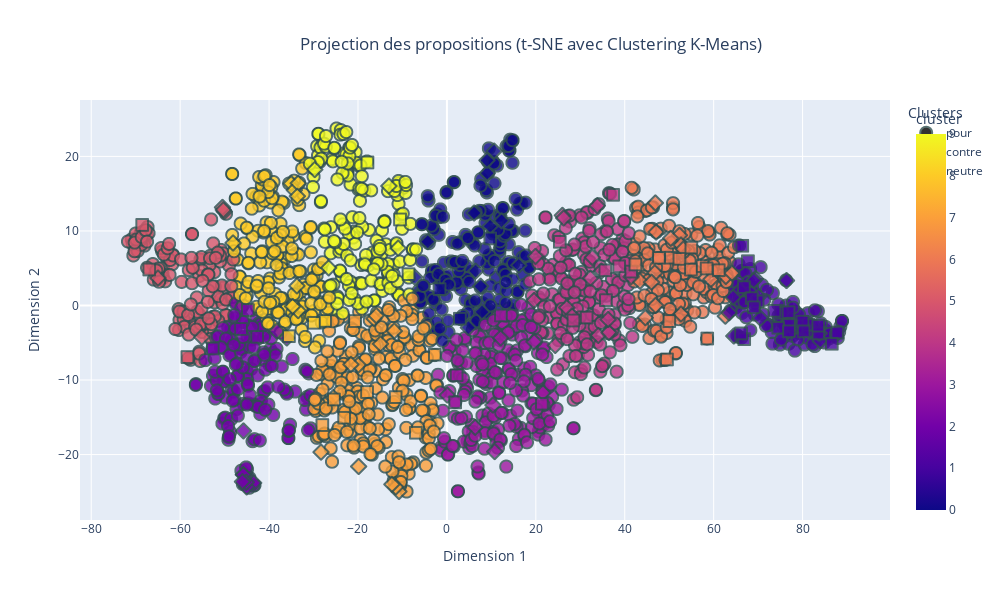

Notebook code cell kept with this figure:
### Code cell
import plotly.express as px
from sklearn.manifold import TSNE
from sklearn.preprocessing import StandardScaler
from sklearn.cluster import KMeans
import pandas as pd
import matplotlib.pyplot as plt  # Pour obtenir la palette 'tab10'

# Normalisation des vecteurs
scaler = StandardScaler()
vectors_normalized = scaler.fit_transform(proposition_vectors)

# Réduction des vecteurs à 2 dimensions avec t-SNE
tsne = TSNE(n_components=2, random_state=42, perplexity=30, n_iter=1000)
word_vectors_2d = tsne.fit_transform(vectors_normalized)

# Appliquer le clustering K-Means
n_clusters = 10
kmeans = KMeans(n_clusters=n_clusters, random_state=42)
cluster = kmeans.fit_predict(word_vectors_2d)
data['cluster'] = cluster

# Préparer les données pour le graphique
df1 = pd.DataFrame(word_vectors_2d, columns=['Dim1', 'Dim2'])
df1['propositions'] = data['Proposition']
df1['cluster'] = cluster
df1['vote'] = data['Catégorie']
df1['proposition_vectors'] = data['mean_vector']

# Récupérer les couleurs de la palette 'tab10'
tab10_colors = [plt.cm.tab10(i) for i in range(n_clusters)]
tab10_colors_hex = [f'rgb({int(r*255)}, {int(g*255)}, {int(b*255)})' for r, g, b, _ in tab10_colors]

# Créer le graphique interactif avec Plotly
fig = px.scatter(
    df1,
    x='Dim1',
    y='Dim2',
    symbol='vote',  # Utiliser la colonne 'vote' pour les symboles
    color='cluster',  # Utiliser les clusters pour la coloration
    hover_name='propositions',  # Afficher les propositions lors du survol
    title="Projection des propositions (t-SNE avec Clustering K-Means)",
    labels={'Dim1': 'Dimension 1', 'Dim2': 'Dimension 2', 'vote': 'Avis des citoyens'},
    color_discrete_sequence=tab10_colors_hex,  # Utiliser la palette tab10 comme séquence discrète
    category_orders={"cluster": [str(i) for i in range(n_clusters)]},
    width=1000,
    height=600
)

# Personnaliser les points (taille et apparence)
fig.update_traces(marker=dict(size=12, opacity=0.8, line=dict(width=2, color='DarkSlateGrey')))

# Ajouter un titre pour la légende des clusters
fig.update_layout(
    legend_title="Clusters",
    title_x=0.3  # Centrer le titre
)

# Afficher le graphique
fig.show()


#df1.to_csv("D:/Gbaki 2A/Projet statistique/propositions_clusters.csv", index=False)

### Figure 1 — Plotly figure (JSON) as saved in the notebook; plotly's stock layout.template omitted (floating-point values rounded to 4 significant figures; data arrays with more than 128 entries replaced by an {"elided": "..."} marker saying what was removed)
{"data": [{"hovertemplate": "<b>%{hovertext}</b><br><br>Avis des citoyens=pour<br>Dimension 1=%{x}<br>Dimension 2=%{y}<br>cluster=%{marker.color}<extra></extra>", "hovertext": {"elided": "1736 str values"}, "legendgroup": "pour", "marker": {"color": {"elided": "1736 int values"}, "coloraxis": "coloraxis", "line": {"color": "DarkSlateGrey", "width": 2}, "opacity": 0.8, "size": 12, "symbol": "circle"}, "mode": "markers", "name": "pour", "showlegend": true, "type": "scattergl", "x": {"elided": "1736 float values"}, "xaxis": "x", "y": {"elided": "1736 float values"}, "yaxis": "y"}, {"hovertemplate": "<b>%{hovertext}</b><br><br>Avis des citoyens=contre<br>Dimension 1=%{x}<br>Dimension 2=%{y}<br>cluster=%{marker.color}<extra></extra>", "hovertext": ["Il faut raccourcir les vacances scolaires pour introduire des activités culturelles et sportives", "Il faut un remboursement total ou partielle des licences de sport par la sécurité social ", "Il faut transformer 3h de travail (sur les 35h) en 3h de sport obligatoire au travail", "Il faut interdire les JO qui sont profondément discriminants : les billets et logements sont hors de prix pour la majorité des gens", "Il faut être obligé d'adhérer à une association pendant les études (sportive, artistique...) et s'inspirer des usa", "Il faut faciliter l'accès au clubs et associations en remboursant par la sécurité sociale et les mutuelles les abonnements ou licences", "Il faut instaurer des heures de sport obligatoires dans les entreprises.", "Il faut une prise en charge par la sécurité sociale des adhésions dans les clubs et associations sportives avec un contrôle de présence", "Il faut que cela soit rembourser au moins en partie, par le sécurité sociale, ou une aide conséquente par l'employeur", "Il faut le rendre obligatoire à l'école, après la classe : 1 heure par jour a minima. Et idem pour les adultes après le travail ", "Il faudrait que les smartphones se bloquent après une heure d'utilisation et se débloquent après 10 minutes d'activité.", "Il faut annuler les JO et utiliser l'argent pour des équipements de proximité et des encadrants payés correctement", "Il faut des clubs gratuits. ", "Il faut interdire les jeux olympiques : c’est polluants et réservés à une élite bourgeoise. ", "Il faut faciliter l'accès aux clubs ou associations sportives en remboursant par la sécurité sociale et les mutuelles les abonnements", "Il faut imposer sur les 35 heures qu’il y ait une heure de sport financé par les employeurs sur le temps de travail.", "Il faut que les entreprises, associations, sociétés, etc. rendent obligatoire une activité sportive 30 minutes par jour", "Il faut s’inspirer du système militaire avec la mise en place de la pratique sportive sur le temps de travail.", "Il faut rembourser par la CPAM les inscriptions à des clubs de sport. Des personnes sportives sont des personnes en meilleur santé", "Il faut une participation financière pour ceux qui font leurs trajets quotidiens a vélo (sauf VAE car ils bénéficient déjà d'aide a l'achat)", "Il faut récompenser financièrement les Français qui font 10 000 pas/jour système points, tickets ciné resto etc ou à partir d'un nbre de pas", "Il faut rendre le sport obligatoire. 2H/semaine payées par l'Etat via carte numérique activable à partir de 30 min sport.", "Il faut rendre les activités physiques remboursées par la sécurité sociale.", "Il faut mettre en place un échauffement matinal physique tous les matins pour toutes la population", "Il faut démocratiser la pratique sportive sur les lieux de travail des gens en instaurant une pause de 2h entre midi et deux.", "Il faut des écrans publicitaires ou l’on peut voir défiler diverses pratiques sportives, leurs bienfaits, sous fond musical, dans la rue. ", "Il faut initier la mise en forme collective dans les entreprises, le matin avant de prendre son poste et le soir avant de partir", "Il faut 1 abonnement gratuit/an à un club de sport ou d'activité physique de son choix.", "Il faut passer à des semaines de 32h et à des week-ends de 3 jours", "Il faut empêcher les gens de travailler dimanche et ouvrir les installations sportives pour la pratique du sport", "Il faut pouvoir payer son ticket de bus en faisant 20 squats, comme à Cluj (Roumanie) ? Bus gratuit pour les personnes handicapées/âgées.", "Il faut pour les emplois non physiques une heure de sport le matin avant la prise de poste.", "Il faut que les massages (chinois, thaï) puissent être pris en charge au même titre que l'ostéopathie. Bénéfique pour la récupération/stress", "Il faut construire dans tous les quartiers urbains et villages des piscines publiques naturelles, dans des serres végétales, à eau recyclée", "Il faut développer des \"cours de sport en plein air nocturnes\" avec des équipements lumineux.", "Il faut à partir de 40 ans une participation de la sécurité sociale pour une pratique sportive dans un club", "Il faut élargir massivement les possibilités de nager en site naturel toute l’année et en accès libre (lacs, canaux, etc.).", "Il faut allier salle de sports et jeux vidéos, rendre cela ludique !", "Il faut initier les français aux jeux sportifs en réalité virtuelle et équiper les établissements de type EPHAD.", "Il faut rémunérer les sportifs qui participent à des événements de promotion du sport dans les communes ou les régions", "Il faut renforcer les incitations aux pratiques sportives pour la santé par un crédit d'impôts plafonné pour l'emploi d'un coach", "Il faut que les collectivités financent des coachs qui aident les familles volontaires à améliorer leur comportement (activité, repas…).", "Il faut retirer les parkings de dépose des enfants proches écoles-collèges, pour redonner l'autonomie des déplacements à pieds ou vélo.", "Il faut stopper les jeux olympiques, c'est une hérésie !", "Il faut que ce soit obligatoire pour les enfant de 5 à 12 ans d'être inscrit dans une association afin de pratiquer une activité physique", "Il faut sacraliser le sport au collège et lycée, avec un coef fort et noter la performance autant que la démonstration d'esprit d'équipe.", "Il faut moins de restriction vestimentaire pour les pratiques en compétition tant que cela nuit pas à la discipline elle même ex : voile", "Il faut une application qui permettrait de gagner du temps d’écran en échange d’activité physique que les parents programmeraient. ", "Il faut créer des créneaux horaires réservés aux activités sportives dans les parcs.", "Il faut que le coup de l'activité sportive puisse être prise en charge/remboursée par l'employeur, la sécurité sociale", "Il faut arrêter de confondre sport et activité physique, l'un est une absurdité délétère, l'autre est indispensable.", "Il faut obliger chaque club à avoir une équipe handisport pour chaque activité", "Il faut supprimer/diminuer les remboursements des médicaments des personnes qui pourraient se soigner grâce à l'activité physique.", "Il faut valoriser les notes des élèves sportifs (extra-scolaire) afin de motiver les autres à la pratique régulière d’un sport en fédération", "Il faut proposer aux magasins de sport des rayons pour des articles de pratique sportive, promotion permanente annuelle", "Il faut la rendre obligatoire afin de beneficier de soins médicaux", "Il faut des collaborations avec des influenceurs pour promouvoir un mode de vie actif.", "Il faut créer des défis sportifs basés sur les réseaux sociaux pour encourager la participation en ligne et hors ligne.", "Il faut rendre les inscriptions gratuites dans les clubs de sport en compensant cette gratuité par des subventions publiques", "Il faut que les éducateurs sportifs soient remboursés par la sécurité sociale.", "Il faut proposer un prix littéraire pour récompenser les livres pour apprendre un sport ou pour avoir une activité physique.", "Il faut inciter fiscalement à prendre un coach sportif personnel", "Il faut permettre aux employeurs de payer mieux ceux qui sont actifs en sport que les sédentaires.Des employés en forme sont plus avantageux", "Il faut donner une place aux transidentités au sein du sport et intégrer ce sujet dans l’ensemble des réflexions liées au sport", "Il faut payer une nounou aux familles monoparentales pour libérer du temps au parent pour pratiquer une activité sportive, 1fois par semaine", "Il faut interdire tous les véhicules à moteur et supprimer des places de parking dans les centres villes pour inciter les citoyens à marcher", "Il faut faire des zones défis au travail: chaise contre le mur, panier basket...", "Il faut taxer lourdement les loisirs statiques (jeux vidéo, streaming etc) pour inciter à choisir des loisirs sportifs, et financer ceux ci.", "Il faut inscrire la pratique d’une activité physique quotidienne dans la Constitution", "Il faut mettre en place des programmes de réalité virtuelle pour découvrir de nouveaux sports.", "Il faut faire dans les rues et les parcs des sortes de chasses aux trésors et collecter ainsi des bons de reductions, places de concerts...", "Il faut interdire les jeux olympiques, surtout en France.", "Il faut créer des bornes de pointage dans les villes pour la marche à pied mesurant les distances et encourageant les progrès", "Il faut rendre gratuits les places aux JO pour les licenciés", "Il faut imposer à l’entreprise du sport dans le temps de travail ! Il faut accepter de déjeuner en travaillant pour libérer la pause !", "Il faut donner une prime CPAM en proportion du nombre d’heures de sport mensuelles. Grâce à une appli gérée par le ministère de la Santé", "Il faut lever l’interdiction du port du voile dans les fédérations françaises", "Il faut en faire un campagne national : faire des affiches géantes avec des personnes saines physiquement", "Il faut supprimer du vocabulaire le mot sport qui correspond à un abrutissement et le remplacer par activité physique.", "Il faut que les dirigeants montrent l'exemple : médiatiser les activités sportives des politiques, journalistes et autres personnalités", "Il faut pénaliser les déplacements courts en voiture.", "Il faut encourager l'installation d'une innovation : la première machine à café qui fait tapis de course", "Il faut proposer un apéro sportif après un footing entre proches et voisins", "Il faut réduire le volume des retransmissions des sports dans les medias (tv, radio, internet) pour ne pas figer les auditeurs chez eux", "Il faut mettre en place des jeux vidéo interactifs qui récompensent les activités physiques réelles.", "Il faut que les flashmobs se généralisent et deviennent les nouvelles façons de prendre l'apéritif après le travail.", "Il faut interdire l’arrêt et le stationnement à moins d’un kilomètre des établissements scolaires.", "Il faut du temps et par conséquent favoriser un 100% télétravail", "Il faut changer les équipes de haut niveau et les membres des fédérations dès lors qu’il n’y a eu aucune qualification olympique", "Il faut vérifier le passif judiciaire des jeunes qui accèdent à sport études notamment pour le football.", "Il faut supprimer les cotisations obligatoires des fédérations sportives.", "Il faut favoriser les réunions non formelles au sein de l'entreprise en invitant les conjoints pour des thés ou dîners dansants.", "Il faut interdire les sports non écologiques comme le ski et la formule 1", "Il faut que tout le monde prennent des trotinettes ou des vélos électriques c'est bon pour la planète.", "Il faut offrir 1 ou 2 jours de CP, payés par l’Etat, à qui le souhaite, pendant les JO, pour regarder les épreuves et susciter des vocations", "Il faut interdire toutes les demandes de certificats médicaux que ce soit pour les clubs, les professionnels et les compétitions.", "Il faut augmenter les cotisations sociales de ceux qui ne s'inscrive dans aucun sport. ", "Il faut augmenter le prix des carburants pour inciter à aller à pied (au moins partiellement). Pas à vélo! A pied!", "Il faut augmenter les cotisations sociales des non-sportifs. Ils coutent plus cher à la sécu, c'est à eux de payer.", "Il faut adopter un chien ça fera à minima 45 minutes de marche 3 fois par jour", "Il faut pouvoir exclure tout membre d’une fédération qui n’est pas au résultat et éviter qu’il reprenne sa place", "Il faut réduire le nombre d'arrêt de bus en ville pour obliger la marche, un pour 500m semble juste.", "Il faut inciter les Français à s'équiper de montres connectées pour les stimuler à bouger et atteindre des (petits) objectifs quotidiens.", "Il faut encourager les garçons à s'inscrire dans un club de football ou de rugby."], "legendgroup": "contre", "marker": {"color": [1, 6, 1, 6, 1, 2, 8, 2, 7, 8, 0, 0, 2, 5, 2, 8, 7, 0, 3, 0, 1, 4, 2, 7, 0, 4, 7, 2, 4, 8, 3, 8, 1, 0, 5, 7, 6, 6, 6, 4, 6, 3, 4, 5, 2, 6, 0, 9, 3, 2, 8, 6, 6, 7, 0, 1, 8, 4, 7, 2, 3, 7, 7, 7, 9, 6, 6, 0, 8, 4, 4, 5, 9, 3, 0, 1, 6, 9, 1, 6, 0, 1, 6, 1, 1, 4, 1, 6, 4, 1, 4, 4, 1, 0, 4, 4, 7, 5, 3, 7, 6, 4, 0, 1], "coloraxis": "coloraxis", "line": {"color": "DarkSlateGrey", "width": 2}, "opacity": 0.8, "size": 12, "symbol": "diamond"}, "mode": "markers", "name": "contre", "showlegend": true, "type": "scattergl", "x": [70.53, 62.63, 76.38, 46.76, 75.43, -45.76, -35.02, -43.47, -10.79, -34.32, -7.201, -4.307, -45.76, -50.07, -45.78, -33.44, -16.38, 9.743, 10.74, 9.067, 65.87, 25.98, -45.05, -25.55, 6.119, 34.05, -11.83, -36.01, 26.26, -48.1, 6.362, -33.64, 63.48, 16.16, -55.12, -11.51, 52.31, 46.95, 62.75, 19.6, 43.43, 12.08, 33.82, -50.48, -38.24, 64.12, 7.898, -10.97, 10.35, -45.13, -33.45, 44.64, 52.65, -19.92, 6.457, 69.38, -33.73, 34.76, -28.31, -45.98, 21.61, -19.86, -14.92, -21.59, -29.73, 52.65, 47.05, 4.829, -34.71, 36.45, 36.26, -50.29, -13.05, 0.07875, 12.29, 69.02, 50.32, -26.59, 83.95, 46.02, 10.63, 82.61, 59.37, 79.42, 64.53, 32.28, 83.77, 46.89, 26.96, 70.13, 24.37, 32.71, 81.54, 9.021, 41.44, 28.15, -12.37, -64.99, 19.6, -15.9, 53.16, 19.93, 7.588, 64.38], "xaxis": "x", "y": [-1.702, -1.433, 3.344, 4.374, -0.9156, -22.69, 16.36, -23.8, -24.95, 15.47, 3.791, 8.561, -16.83, 12.6, -22.7, 16.4, -1.771, 10.63, -19.6, 17.74, 2.014, 12.09, -24.34, -12.35, 12.41, -4.018, -3.422, -4.357, 11.74, 8.388, -16.35, 14.66, -0.9837, 5.392, -4.237, -24.35, 9.419, 0.006904, 3.897, 0.6703, 3.256, -4.359, 13.39, 13.16, -3.433, 4.343, -0.8543, 7.697, -13.36, -23.72, -0.6928, -1.639, -1.143, -7.987, 4.62, 3.589, 2.63, 4.625, -19.67, -23.63, -11.72, -21.59, -5.145, -7.903, 18.23, 8.109, 9.856, -2.959, -0.1259, -3.622, -1.878, 12.82, 16.03, -12.02, 11.37, 3.333, 9.006, 5.041, -4.74, 3.121, 20.71, -3.486, 3.495, -2.772, -4.096, 3.671, -3.722, 13.76, -0.2858, 1.195, -5.356, 6.452, -3.442, 19.47, 3.861, -1.407, -23.99, 3.681, -4.877, -1.354, 7.556, 6.59, 2.583, 1.111], "yaxis": "y"}, {"hovertemplate": "<b>%{hovertext}</b><br><br>Avis des citoyens=neutre<br>Dimension 1=%{x}<br>Dimension 2=%{y}<br>cluster=%{marker.color}<extra></extra>", "hovertext": ["Il faut créer des challenges sportifs tous les mois et une compétition entre participants ce qui motivera encore plus.", "Il faut proposer des \"flash mobs sportifs\" dans les lieux publics pour encourager la spontanéité.", "Il faut interdire aux mairies de fermer un gymnase aux heures de nuit uniquement pour économiser de l’électricité !", "Il faut que les profs de sport officient dans les clubs ! Le sport scolaire se concentre sur les enfants ne faisant pas (encore) de sport.", "Il faut développer des activités physiques douces : yoga de chaise, et aide financière pour vélo d'appartement", "Il faut aller au boulot en velo", "Il faut créer le ministère de la culture populaire, qui intègrera aussi l'APSA Activité Physique Sportive Artistique, différente de l'EPS.", "Il faut inventer les apéros sportifs ! On se retrouve dans une ambiance conviviale avec des voisins et proches autour d’une collation", "Il faut reconnaître les coachs sportifs ou coach en nutrition comme des professionnels de santé", "Il faut un sport axé sur la communauté où ses membres sont impliqués dans les décisions, favorisant plus de démocratie participative", "Il faut un centre \"thermal\" accessible dans chaque département pour les personnes âgées ou ayant des douleurs avec des kinés", "Il faut éviter volontairement de se faire aider dans la mesure du possible et s'obliger à faire soi-même pour entretenir son corps.", "Il faut que le double projet d'un.e SHN soit réellement pris en compte par les DTN et CTN", "Il faut régulièrement évaluer les actions des CTN", "Il faut que les SHN listés aient les mêmes avantages notamment dans les Creps (accès aux services médicaux et psycho)", "Il faut faciliter la vie de nos SHN au collège prévoir des heures prof pour le rattrapage après compétition. ", "Il faut faire la promotion d'applications comme HelloSport.", "Il faut soutenir les applications comme weward et surtout que l'état propose une application du style car - de gens dans les hôpitaux.", "Il faut proposer des APPN dans toutes les écoles et pas seulement au sein des QPV pour faire aimer le sport de plein air", "Il faut que le département puisse payer les entraîneurs en fonction du nombre de licenciés (ce qui en entraînera une hausse)", "Il faut voir qu'il y a l'offre tremplin strict à 11 séances en Maison Sport Santé. Mais une PMR à vie n'a pas accès à un sport normal après.", "Il faut lutter contre l'insuffisance de financement pérenne des MSS afin de sécuriser leur modèle éco déjà très fragilisé par l'offre privée", "Il faut donner une note de difficultés d'une activité physique et du niveau. Cela existe pour des activités comme le trekking.", "Il faut renforcer les MSS car elles ont l'obligation de sensibiliser et promouvoir l'activité physique. Promouvoir une nouvelle culture", "Il faut tracer simplement sur le sol les lignes délimitant les terrains de sport de tous les sports olympiques pour faire du air-sport.", "Il faut faire payer le montant des adhésions à un club sportif (en Sport Adapté, en sport loisirs ou en Sport compétition)", "Il faut créer sur les montres connectées une activité \"Trajet sans voiture\" qui compte la distance totale parcourue et aussi les pas.", "Il faut être plus présent dans les salles", "Il faut modifier les conditions d’accès aux fonctions d’entraîneurs de haut niveau et non plus laisser le statut de la fonction publique", "Il faut prendre exemple sur l’Education Scolaire qui est mise en place aux États unis sur le sport.", "Il faut pouvoir traiter des demandes en activité physique qui n'ont pas trouvé d'offre.", "Il faut promouvoir les activités connectées", "Il faut non un cours de tennis des tables de ping-pong, moins onéreux et plus ludique", "Il faut mettre à disposition une fiche simple indiquant la chronologie pour la création d'une association sport santé", "Il faut que les EAPAS, Enseignants en Activité Physique Adaptée de Santé Licence et Master STAPS APAS soient conventionnés.", "Il faut accompagner la structuration, l’outillage et la montée en compétences des organisations de l’écosystème", "Il faut aider financièrement le SHN afin de lui permettre de se déplacer sur les compét et d'assurer son avenir ", "Il faut systématiser la conduite de mesures d’impacts des projets et des politiques sportives, pour objectiver les bénéfices pour la société", "Il faut une compétition mondiale pour réunir les peuples sur une ville sur cette belle planète tout en respectant notre terre", "Il faut voir du coté des \"Contrat Local de Santé\" portés pas les Communautés de communes et l'ARS", "Il faut imposer un principe clair de subsidiarité des compétences entre les différents acteurs institutionnels du sport", "Il faut des spots publicitaires pour tout public.", "Il faut intégrer 1 journée collective sport obligatoire au sein de chaque fonction publique et autres administrations ", "Il faut utiliser les applications mobiles qui permettent de mettre les amateurs en relation. ex : l’application « Potesport »", "Il faut un outil moderne et géré pour démocratiser le privilège d'assister à ce rendez-vous sportif des J.O. Des professionnels aussi.", "Il faut des structures nationales au fonctionnement moins coûteux et plus adaptées aux besoins de formation de cadres en régions.", "Il faut communiquer sur l'existence de l'enseignant en activité physique adaptée, profession spécifique à la pratique physique et la santé.", "Il faut développer les séances de sport par internet, qu'on puisse les faire avec des amis en direct, ou ensuite en différé: c'est top !", "Il faut nécessairement rendre les activités physiques plus attrayantes en les fusionnant avec des activités artistiques, par exemple.", "Il faut que l'animation des activités physiques adaptées de santé soit associée à la médiation culturelle et scientifique.", "Il faut soutenir des applications comme Smatchy qui aident à rendre le sport pour tous accessibles gratuitement", "Il faut permettre aux parents d’initier leurs enfants aux sports sans les clubs ou fédérations. Juste pouvoir louer l’espace ou terrain.", "Il faut créer des \"parcours sportifs mystères\" où les participants découvrent l'activité au dernier moment.", "Il faut ouvrir des campus universitaires", "Il faut encourager les filles à s'inscrire dans un club de football ou de rugby.", "Il faut couvrir le plus grand nombre de terrains de pétanque pour permettre cette activité ludique et intergénérationnelle toute l'année !", "Il faut créer un groupe de même niveau qui se motive les uns les autres ...", "Il faut développer et encourager le concept de \"Walking meeting\" dans les secteurs où il peut être mis en place.", "Il faut créer des associations pour les personnes intéressées et faire des publicités sur la télé et sur les réseaux sociaux", "Il faut organiser des compétitions sportives par tranches d'âges entre villes puis entre départements et enfin entre régions.", "Il faut leur dire que ça éveille en nous des substances naturelles au moins aussi puissantes que toutes les drogues ou alcools réunis", "Il faut aménager des latrines à proximité des lieux de passage piétons et des deux roues.", "Il faut que chaque acteur public puisse analyser son budget et créer un budget primitif sensible au genre dans le sport", "Il faut que les clubs de sport pour les enfants ne proposent plus de créneaux le mercredi mais le soir et le weekend", "Il faut construire des praticables couverts pour favoriser la pratique ensemble de pratiques artistiques.", "Il faut couvrir le maximum de terrains de sport ,y compris pour la pétanque, quand le foncier est rare  (pour les jours de pluie)", "Il faut pratiquer un sport collectivement  jusqu'à 90 ans dans chaque quartier ou village. ", "Il faut offrir avantages fiscaux, financiers (impôts, mutuelles...) proportionnels aux gains dont la société profite de la part des sportifs", "Il faut proposer plus de jeux de piste comme les mozaïques space invaders, pokemon, geocaching..."], "legendgroup": "neutre", "marker": {"color": [1, 2, 1, 4, 9, 5, 7, 1, 7, 4, 6, 6, 1, 1, 6, 0, 6, 4, 7, 4, 2, 4, 6, 3, 4, 4, 1, 6, 3, 7, 8, 1, 4, 3, 8, 6, 1, 1, 1, 7, 1, 1, 9, 6, 1, 3, 7, 6, 8, 1, 7, 2, 1, 1, 1, 0, 5, 0, 1, 6, 1, 1, 2, 6, 9, 1, 7, 6, 5], "coloraxis": "coloraxis", "line": {"color": "DarkSlateGrey", "width": 2}, "opacity": 0.8, "size": 12, "symbol": "square"}, "mode": "markers", "name": "neutre", "showlegend": true, "type": "scattergl", "x": [75.26, -46.3, 76.96, 25.4, -10.54, -66.95, -2.723, 87.8, -6.972, 37.38, 49.5, 50.41, 81.33, 76.86, 52.3, -1.662, 57.47, 38.74, -20.66, 41.46, -52.64, 31.44, 50.02, 21.36, 35.63, 28.47, 69.89, 58.56, 2.183, -25.41, -27.4, 66.87, 35.77, 1.849, -35.54, 54.98, 66.8, 83.54, 67.71, -28.02, 68.57, 74.52, -8.634, 58.42, 83.52, 12.15, -11.52, 42.41, -29.91, 66.16, -23.11, -42.68, 76.93, 73.68, 80.0, 2.924, -58.36, 9.751, 69.04, 47.69, 86.58, 66.44, -44.76, 54.89, -17.88, 80.25, -17.96, 61.15, -68.54], "xaxis": "x", "y": [-0.9879, -3.147, -2.625, 8.542, 11.54, 4.83, -6.6, -3.637, -17.07, 14.84, -7.239, 6.409, -2.582, -0.8934, 6.255, 2.196, 5.292, 5.25, -2.091, 4.549, -5.76, -1.617, -2.088, -13.18, 4.721, -2.013, 0.5513, -4.432, -9.361, -12.61, -2.066, -4.511, 0.7197, -13.0, -4.115, 7.764, 2.463, -3.746, 5.944, -16.04, 0.9888, -2.99, 4.199, 4.965, -2.708, -1.335, -12.29, 5.502, -2.321, -3.748, -15.06, -4.211, -3.458, -0.7156, -2.166, -1.775, -6.916, 8.994, -0.2392, 6.396, -5.134, 8.009, -0.6056, 4.814, 19.18, -3.466, -11.61, 4.734, 10.81], "yaxis": "y"}], "layout": {"coloraxis": {"colorbar": {"title": {"text": "cluster"}}, "colorscale": [[0, "#0d0887"], [0.1111, "#46039f"], [0.2222, "#7201a8"], [0.3333, "#9c179e"], [0.4444, "#bd3786"], [0.5556, "#d8576b"], [0.6667, "#ed7953"], [0.7778, "#fb9f3a"], [0.8889, "#fdca26"], [1, "#f0f921"]]}, "height": 600, "legend": {"title": {"text": "Clusters"}, "tracegroupgap": 0}, "title": {"text": "Projection des propositions (t-SNE avec Clustering K-Means)", "x": 0.3}, "width": 1000, "xaxis": {"anchor": "y", "domain": [0, 1], "title": {"text": "Dimension 1"}}, "yaxis": {"anchor": "x", "domain": [0, 1], "title": {"text": "Dimension 2"}}}}
